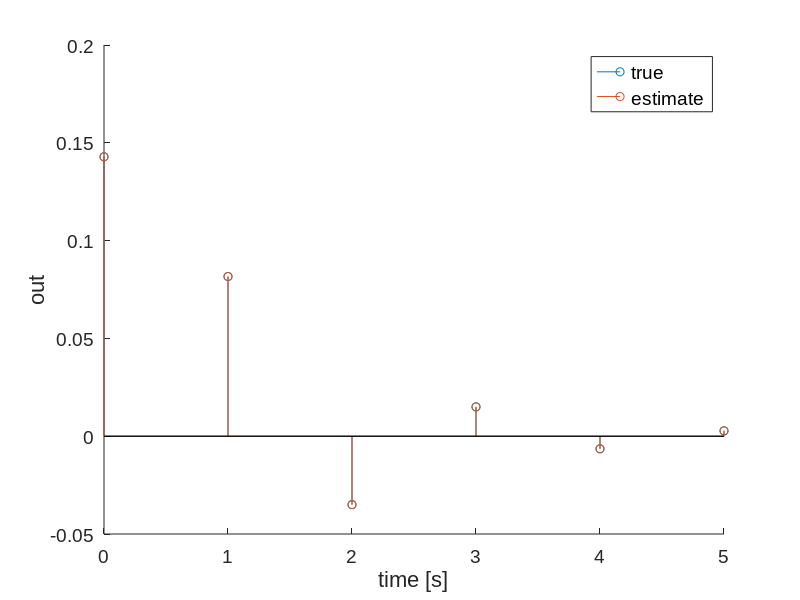

The MATLAB script that drew this image:
clear
close all

%--------------------------------------------------------------------------
% ● インパルス応答生成
%--------------------------------------------------------------------------
% パラメータ
m = 1;      %入力の数
p = 1;      %出力の数
sample = 1; %サンプリング周波数
n = 1;      %状態変数の次数

% フィボナッチ数列
% num = [1 0];              %伝達関数分子
% den = [1 -1 -1];            %伝達関数分母
% dP = tf(num,den,sample);

% 連続系を離散系に双一次変換したもの
num = [1];                  %伝達関数分子
den = [1 5];                %伝達関数分母
cP = tf(num,den);
dP = c2d(cP,sample,'tustin');

[vec,t] = impulse(dP,29);

%--------------------------------------------------------------------------
% ● インパルス応答からハンケル行列を生成(i行j列)
% i : vec
% o : H
%--------------------------------------------------------------------------
% パラメータ
i = 15;
% ベクトルを分解
c = vec(2:i+1);
r = vec(i+1:numel(vec));
% ハンケル行列作成
H = hankel(c,r);
%--------------------------------------------------------------------------
% ● 特異値分解SVD
%--------------------------------------------------------------------------
[U,S,V] = svd(H);

%--------------------------------------------------------------------------
% ● 行列 U, Sigma, V の不要な成分を除去
%       最初の要素のX%未満の成分を持つ要素を全て除去する
%--------------------------------------------------------------------------
% パラメータ
% Xを指定 (1で100%)
% X = 0.1;

% com_st = S(1,1); %component_standard : 基準要素
% for i = 1:min(size(S))
%     if S(i,i) < com_st*X
%         Ss = S(1:i-1,1:i-1);    % 信号空間の抽出
%         break;
%     end
% end
i = n+1;
Ss = S(1:i-1,1:i-1); % 強制的に次数を決定
Us = U(:,1:i-1);
Vs = V(:,1:i-1);

%--------------------------------------------------------------------------
% ● 可制御行列 Gamma, 可観測行列 Omega を算出
%--------------------------------------------------------------------------
Ss_sqrt = sqrt(Ss);     % Ssの平方根を算出
Gamma = Us*Ss_sqrt;
Omega = Ss_sqrt*Vs';

%--------------------------------------------------------------------------
% ● 行列 A, B, C, D の算出
%--------------------------------------------------------------------------
Gamma1 = Gamma(1:size(Gamma,1)-1,:);
Gamma2 = Gamma(2:size(Gamma,1),:);

A = (Gamma1'*Gamma1)^(-1)*Gamma1'*Gamma2;
B = Omega(1:size(A,1),1:m);
C = Gamma(1:p,1:size(A,1));
D = vec(1);

%--------------------------------------------------------------------------
% ● 伝達関数の算出
%--------------------------------------------------------------------------
[num den] = ss2tf(A,B,C,D);
dP_est = tf(num,den,sample);

dP
dP_est

%--------------------------------------------------------------------------
% ● プロット
%--------------------------------------------------------------------------
fig1 = figure(1);
hold on;
[vec,t] = impulse(dP,5);
[vec2,t] = impulse(dP_est,5);

stem(t,vec);
stem(t,vec2);

set(gca,'FontName','arial','FontSize',14)
xlabel('time [s]','FontName','arial','FontSize',16)
ylabel('out','FontName','arial','FontSize',16)
legend('true','estimate')
set(legend,'FontName','arial','FontSize',14)





